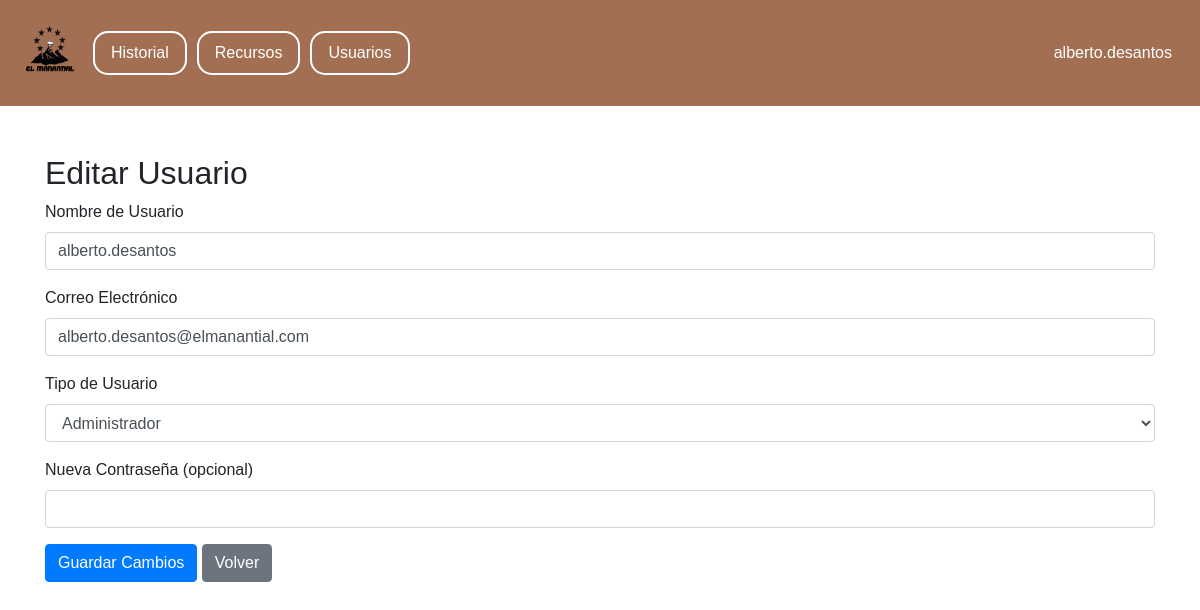
Page /public/update_usuario.php?id=4 (signed in) on the committed database.
### tables this page shows
CREATE TABLE tbl_usuario (
    id_usuario INT AUTO_INCREMENT PRIMARY KEY,
    nombre_usuario VARCHAR(30) NOT NULL,
    tipo_usuario ENUM('camarero', 'gerente', 'mantenimiento', 'administrador') NOT NULL,
    email_usuario VARCHAR(50) NOT NULL UNIQUE,
    password_usuario VARCHAR(255) NOT NULL
);

### private/update_usuario.php (called while the page is built, shortened)
<?php
include_once '../db/conexion.php';
$id_usuario = $_GET['id'];
$query = "SELECT * FROM tbl_usuario WHERE id_usuario = :id";
$stmt = $conn->prepare($query);
$stmt->bindParam(':id', $id_usuario, PDO::PARAM_INT);
$stmt->execute();
$usuario = $stmt->fetch(PDO::FETCH_ASSOC);
$nombre_usuario = $usuario['nombre_usuario'];
$email_usuario = $usuario['email_usuario'];
$tipo_usuario = $usuario['tipo_usuario'];
?>

### public/update_usuario.php (the view, shortened to what this page needs)
<?php
include "../private/update_usuario.php";
?>
<!DOCTYPE html>
<html lang="es">
<head>
    <link rel="stylesheet" href="https://stackpath.bootstrapcdn.com/bootstrap/4.5.2/css/bootstrap.min.css">
    <link rel="stylesheet" href="../css/usuarios.css">
</head>
<body>
<div class="navbar">
    <a href="../index.php">
        <img src="../img/icon.png" class="icon">
    </a>
    <a href="./historial.php" class="right-link">Historial</a>
    <a href="./recursos.php" class="right-link">Recursos</a>
    <a href="./usuarios.php" class="right-link">Usuarios</a>
    <div class="user-info">
        <div class="dropdown">
        </div>
        <span><?php echo $_SESSION['nombre_usuario']; ?></span>
    </div>
</div>
<div class="container mt-5">
    <h2>Editar Usuario</h2>
    <form method="POST" action="">
        <div class="form-group">
            <label for="nombre_usuario">Nombre de Usuario</label>
            <input type="text" class="form-control" id="nombre_usuario" name="nombre_usuario" value="<?php echo htmlspecialchars($nombre_usuario); ?>">
        </div>
        <div class="form-group">
            <label for="email_usuario">Correo Electrónico</label>
            <input type="email" class="form-control" id="email_usuario" name="email_usuario" value="<?php echo htmlspecialchars($email_usuario); ?>">
        </div>
        <div class="form-group">
            <label for="tipo_usuario">Tipo de Usuario</label>
            <select class="form-control" id="tipo_usuario" name="tipo_usuario">
                <option value="administrador" <?php echo $tipo_usuario === 'administrador' ? 'selected' : ''; ?>>Administrador</option>
            </select>
        </div>
        <div class="form-group">
            <label for="password_usuario">Nueva Contraseña (opcional)</label>
            <input type="password" class="form-control" id="password_usuario" name="password_usuario">
        </div>
        <button type="submit" class="btn btn-primary">Guardar Cambios</button>
        <a href="usuarios.php" class="btn btn-secondary">Volver</a>
    </form>
</div>
</body>
</html>

### css/usuarios.css (style rules this page uses)
body { font-family: Arial, sans-serif; margin: 0; padding: 0; height: 100vh; }
.navbar { background-color: #a36f53; color: #fff; padding: 8px; display: flex; justify-content: space-between; align-items: center; }
.icon { height: 90px; width: 85px; }
.navbar .user-info { display: flex; align-items: center; justify-content: flex-end; margin-left: auto; margin-right: 20px; }
.navbar .user-info span { margin-left: 10px; }
.right-link { text-decoration: none; color: white; font-size: 16px; padding: 8px 16px; margin-right: 10px; border: 2px solid white; border-radius: 15px; transition: background-color 0.3s, color 0.3s; }
.dropdown { position: relative; display: inline-block; margin-left: 10px; }

### rows in the picture
tbl_usuario: nombre_usuario "alberto.desantos", email_usuario "alberto.desantos@elmanantial.com", tipo_usuario "Administrador"

### other values in the picture
$_SESSION['nombre_usuario'] "alberto.desantos"
